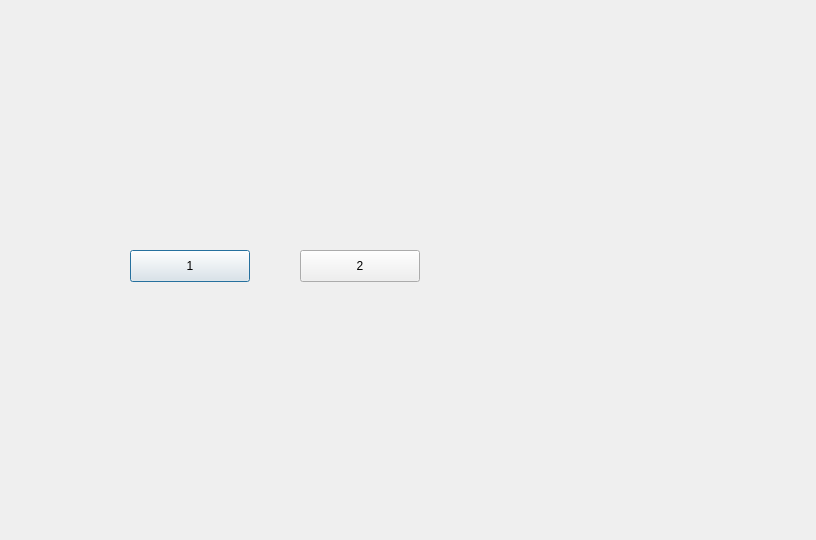
<?xml version="1.0" encoding="UTF-8"?>
<ui version="4.0">
 <class>Login</class>
 <widget class="QDialog" name="Login">
  <property name="geometry">
   <rect>
    <x>0</x>
    <y>0</y>
    <width>816</width>
    <height>540</height>
   </rect>
  </property>
  <property name="windowTitle">
   <string>Dialog</string>
  </property>
  <widget class="QPushButton" name="pushButton">
   <property name="geometry">
    <rect>
     <x>130</x>
     <y>250</y>
     <width>120</width>
     <height>32</height>
    </rect>
   </property>
   <property name="text">
    <string>1</string>
   </property>
  </widget>
  <widget class="QPushButton" name="pushButton_2">
   <property name="geometry">
    <rect>
     <x>300</x>
     <y>250</y>
     <width>120</width>
     <height>32</height>
    </rect>
   </property>
   <property name="text">
    <string>2</string>
   </property>
  </widget>
 </widget>
 <resources/>
 <connections/>
</ui>
